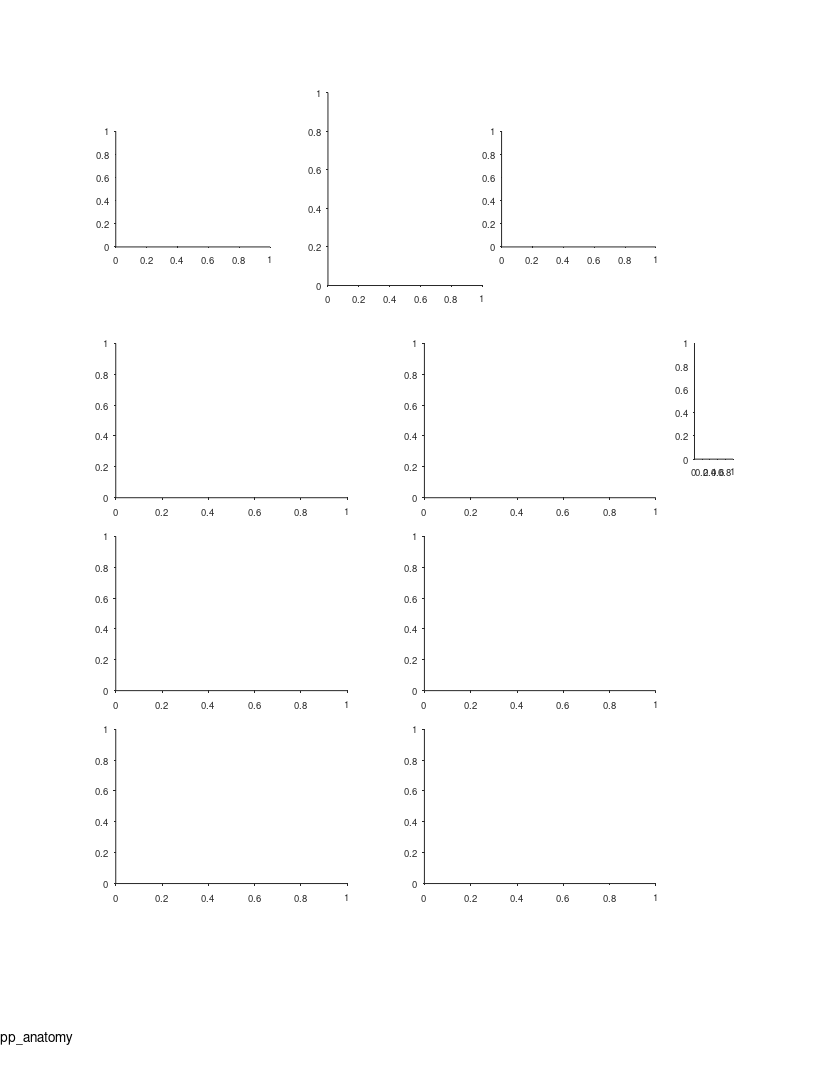

MATLAB code for this plot: (Note: this script raises an error after producing the figure.)
%% Large Scale - fig. supp - functional anatomy

%%
clear 
clc

%% define output files
res_dir = 'L:\paper_figures';
mkdir(res_dir)
fig_name_str = 'fig_supp_anatomy';
fig_caption_str = 'Functional anatomy';
log_name_str = [fig_name_str '_log_file' '.txt'];
log_name_str = strrep(log_name_str , ':', '-');
log_name_str = strrep(log_name_str , ' ', '_');
log_name_out = fullfile(res_dir, log_name_str);

%% open log file
diary off
diary(log_name_out)
diary on
disp('Log file');
disp(['created: ', datestr(clock)]);
disp('======================================================');
disp([fig_name_str ':' fig_caption_str]);
disp('======================================================');
disp('');

%% create figure
% =========================================================================
% figure_size_cm = [21.0 29.7]; % ~A4
figure_size_cm = [21.6 27.9]; % ~US letter
figure ;
% Some WYSIWYG options:
set(gcf,'DefaultAxesFontSize',7);
set(gcf,'DefaultAxesFontName','helvetica');
set(gcf,'DefaultAxesUnits','centimeters');
set(gcf,'PaperType','usletter')
% set(gcf,'PaperType','<custom>');
set(gcf,'PaperUnits','centimeters','PaperPosition',[0 0 figure_size_cm]);
set(gcf,'PaperOrientation','portrait');
set(gcf,'Units','centimeters','Position',get(gcf,'paperPosition')+[0 0 0 0]); % position on screen...
set(gcf, 'Renderer', 'painters');
set(groot, 'defaultAxesTickDir', 'out');
set(groot,  'defaultAxesTickDirMode', 'manual');
annotation('textbox', [0.5 1 0 0], 'String',fig_name_str, 'HorizontalAlignment','center','Interpreter','none', 'FitBoxToText','on');
pause(0.2); % workaround to solve matlab automatically changing the axes positions...

% create panels
panel_A_size = [4 5];
panel_BCD_size = [6 4];
panel_A(1) = axes('position', [ 8.5 20.5 panel_A_size]);
panel_A(2) = axes('position', [ 3 21.5 4 3]);
panel_A(3) = axes('position', [13 21.5 4 3]);
panel_B(1) = axes('position', [ 3 15 panel_BCD_size]);
panel_B(2) = axes('position', [11 15 panel_BCD_size]);
panel_C(1) = axes('position', [ 3 10 panel_BCD_size]);
panel_C(2) = axes('position', [11 10 panel_BCD_size]);
panel_D(1) = axes('position', [ 3  5 panel_BCD_size]);
panel_D(2) = axes('position', [11  5 panel_BCD_size]);
panel_legend = axes('position', [18 16 1 3]);

%% load population data
% =========================================================================
prm = PARAMS_GetAll();
cells_t = DS_get_cells_summary();
bats = [79,148,34,9861,2289];
cells_t(~ismember(cells_t.bat, bats ),:) = [];
cells = cellfun(@(c)(cell_load_data(c,'details')), cells_t.cell_ID, 'UniformOutput',0);
cells = [cells{:}];
cells = [cells.details];
cells(~contains({cells.brain_area}, 'CA1')) = [];
cells(~ismember([cells.ClusterQuality], [2])) = [];
cells = cellfun(@(c)(cell_load_data(c,'details','stats')), {cells.cell_ID}, 'UniformOutput',0);
cells = [cells{:}];
cells_details = [cells.details];
cells_ID = {cells_details.cell_ID};
stats = [cells.stats];
stats = [stats.all];
cells_ID([stats.meanFR_all]>prm.inclusion.interneuron_FR_thr)=[];
clear cells stats cells_details cells_t
cells = cellfun(@(c)(cell_load_data(c,'details','stats','meanFR','stats','inclusion','signif','fields','FR_map')), cells_ID, 'UniformOutput',0);
cells = [cells{:}];
whos cells

load('L:\TTs_position\atlas_coordinates_Tamir_sep2019.mat');
load('L:\TTs_position\Prox2dist_curve.mat');

%% get population stats
pop_stats = cat(1,cells.stats);
pop_stats_dir = cat(1,pop_stats.dir);
pop_signif = cat(1,cells.signif);
pop_signif_TF = arrayfun(@(x)(x.TF), pop_signif);
signif_both_dir_IX = all(pop_signif_TF,2);
signif_at_least_one_dir_IX = any(pop_signif_TF,2);
pop_details = cat(1,cells.details);
pop_bat_number = [pop_details.bat];
color_by_bat = 1;
if color_by_bat 
    pop_bat_color = arrayfun(@(x)(prm.graphics.colors.bats(x)),pop_bat_number,'UniformOutput',0);
else
    pop_bat_color = arrayfun(@(x)([0 0 0]),pop_bat_number,'UniformOutput',0);
end

%% legend panel
axes(panel_legend);
cla
hold on
prm = PARAMS_GetAll();
bats_colors = prm.graphics.colors.bats;
for ii_bat = 1:length(bats)
    bat_num = bats(ii_bat);
    c = bats_colors(bat_num);
    scatter(1,ii_bat,9,c);
    text(0.6, ii_bat, sprintf('bat %d',bat_num), 'FontSize',7,'HorizontalAlignment','right');
end
xlim([0 1]);
ylim([1 length(bats)]);
set(gca,'Visible','off');

%% panel A - plot TT positions (only with signif cells!)
axes(panel_A(1));
cla
hold on
text(-1.68,1.1, 'A', 'Units','normalized','FontWeight','bold');

axis ij
plot(Prox2dist_curve(1,:),Prox2dist_curve(2,:), 'k');
% plot([0 Prox2dist_curve(1,1)], Prox2dist_curve(2,[1 1]),'k')
% plot([0 Prox2dist_curve(1,end)], Prox2dist_curve(2,[end end]),'k')

cells_signif = pop_details(signif_at_least_one_dir_IX);
cells_signif_color = {pop_bat_color{signif_at_least_one_dir_IX}};
[C,IA,IC] = unique({cells_signif.TT_ID});
TT_pos = cat(1,cells_signif(IA).TT_pos);
TT_pos_color = cat(1,cells_signif_color{IA});
scatter(TT_pos(:,1),TT_pos(:,2), 5, TT_pos_color)

xlim([0,2000])
ylim([0,4000]);
xlabel('Proximo-distal axis (\mum)');
ylabel('Longitudinal axis (\mum)');

%% histology slice example
axes(panel_A(2));
cla
histology_slice_example_file = 'L:\resources\Histology\Tamir_bat148_Sec16a_X4_after_WB.tif';
image = imread(histology_slice_example_file);
imshow(image);

axes(panel_A(3));
cla
histology_slice_example_file = 'L:\resources\Histology\Tamir_bat9861_Sec15a_X4_after_WB.tif';
image = imread(histology_slice_example_file);
imshow(image);

%% panels BCD labels
TT_pos_labels = {'Proximo-distal (\mum)';'Longitudinal (\mum)'};
TT_pos_limits = [0 1500; 2000 3000];

%% panel B - plot L/S ratio vs. TT positions (proximo-distal or Longitudinal)
for ii_pos_TT_opt = 1:2
    axes(panel_B(ii_pos_TT_opt));
    cla
    hold on

    cells_signif = pop_details(signif_at_least_one_dir_IX);
    cells_signif_color = {pop_bat_color{signif_at_least_one_dir_IX}};
    stats_signif = [pop_stats(signif_at_least_one_dir_IX).all];
    x = cat(1,cells_signif.TT_pos);
    y = [stats_signif.field_ratio_LS];
    TT_pos_color = cat(1,cells_signif_color{:});
    rng(0);
    h=scatter(x(:,ii_pos_TT_opt)+10*randn(size(x,1),1), y, 5, TT_pos_color);
    % h.Marker = 'x';
    % h.SizeData = 20;
    
    [r,pval_r]     = corr(x(:,ii_pos_TT_opt),y','rows','pairwise','type','Pearson');
    [rho,pval_rho] = corr(x(:,ii_pos_TT_opt),y','rows','pairwise','type','Spearman');
    text(1,1, {sprintf('r=%.2f',r);sprintf('P=%.2f',pval_r)}, ...
        'Units','normalized','HorizontalAlignment','right','VerticalAlignment','top','FontSize',7);
%     text(1,0.8, {sprintf('%s=%.2f','\rho',rho);sprintf('P=%.2f',pval_rho)}, ...
%         'Units','normalized','HorizontalAlignment','right','VerticalAlignment','top','FontSize',7);
    
    xlim(TT_pos_limits(ii_pos_TT_opt,:))
    ylim([0 15]);
    xlabel(TT_pos_labels{ii_pos_TT_opt});
    ylabel({'Field size ratio';'largest/smallest'},'Units','normalized','Position',[-0.1 0.5]);
end
axes(panel_B(1));
text(-0.2,1.1, 'B', 'Units','normalized','FontWeight','bold');

%% panel C - plot mean Field size vs. TT positions (proximo-distal or Longitudinal)
for ii_pos_TT_opt = 1:2
    axes(panel_C(ii_pos_TT_opt));
    cla
    hold on

    cells_signif = pop_details(signif_at_least_one_dir_IX);
    cells_signif_color = {pop_bat_color{signif_at_least_one_dir_IX}};
    stats_signif = [pop_stats(signif_at_least_one_dir_IX).all];
    x = cat(1,cells_signif.TT_pos);
    y = [stats_signif.field_size_mean];
    TT_pos_color = cat(1,cells_signif_color{:});
    rng(0);
    h=scatter(x(:,ii_pos_TT_opt)+10*randn(size(x,1),1), y, 5, TT_pos_color);
    % h.Marker = 'x';
    % h.SizeData = 20;

    [r,pval_r]     = corr(x(:,ii_pos_TT_opt),y','rows','pairwise','type','Pearson');
    [rho,pval_rho] = corr(x(:,ii_pos_TT_opt),y','rows','pairwise','type','Spearman');
    text(1,1, {sprintf('r=%.2f',r);sprintf('P=%.2f',pval_r)}, ...
        'Units','normalized','HorizontalAlignment','right','VerticalAlignment','top','FontSize',7);
%     text(1,0.8, {sprintf('%s=%.2f','\rho',rho);sprintf('P=%.2f',pval_rho)}, ...
%         'Units','normalized','HorizontalAlignment','right','VerticalAlignment','top','FontSize',7);
    
    xlim(TT_pos_limits(ii_pos_TT_opt,:))
    ylim([0 20]);
    xlabel(TT_pos_labels{ii_pos_TT_opt});
    ylabel('Averaged field size (m)','Units','normalized','Position',[-0.1 0.5]);
end
axes(panel_C(1));
text(-0.2,1.1, 'C', 'Units','normalized','FontWeight','bold');


%% panel D - plot number of fields vs. TT positions (proximo-distal or Longitudinal)
for ii_pos_TT_opt = 1:2
    axes(panel_D(ii_pos_TT_opt));
    cla
    hold on

    cells_signif = pop_details(signif_at_least_one_dir_IX);
    cells_signif_color = {pop_bat_color{signif_at_least_one_dir_IX}};
    stats_signif = [pop_stats(signif_at_least_one_dir_IX).all];
    x = cat(1,cells_signif.TT_pos);
    y = [stats_signif.field_num];
    TT_pos_color = cat(1,cells_signif_color{:});
    rng(0);
    h=scatter(x(:,ii_pos_TT_opt)+10*randn(size(x,1),1), y, 5, TT_pos_color);
    % h.Marker = 'x';
    % h.SizeData = 20;

    [r,pval_r]     = corr(x(:,ii_pos_TT_opt),y','rows','pairwise','type','Pearson');
    [rho,pval_rho] = corr(x(:,ii_pos_TT_opt),y','rows','pairwise','type','Spearman');
    text(1,1, {sprintf('r=%.2f',r);sprintf('P=%.2f',pval_r)}, ...
        'Units','normalized','HorizontalAlignment','right','VerticalAlignment','top','FontSize',7);
%     text(1,0.8, {sprintf('%s=%.2f','\rho',rho);sprintf('P=%.2f',pval_rho)}, ...
%         'Units','normalized','HorizontalAlignment','right','VerticalAlignment','top','FontSize',7);
    
    xlim(TT_pos_limits(ii_pos_TT_opt,:))
    ylim([0 40]);
    xlabel(TT_pos_labels{ii_pos_TT_opt});
    ylabel('No. of fields','Units','normalized','Position',[-0.1 0.5]);
end
axes(panel_D(1));
text(-0.2,1.1, 'D', 'Units','normalized','FontWeight','bold');


%%






%%


%% print/save the figure
fig_name_out = fullfile(res_dir, fig_name_str);
print(gcf, fig_name_out, '-dpdf', '-cmyk', '-painters');
% print(gcf, fig_name_out, '-dtiff', '-cmyk', '-painters');
% saveas(gcf , fig_name_out, 'fig');
disp('figure was successfully saved to pdf/tiff/fig formats');
